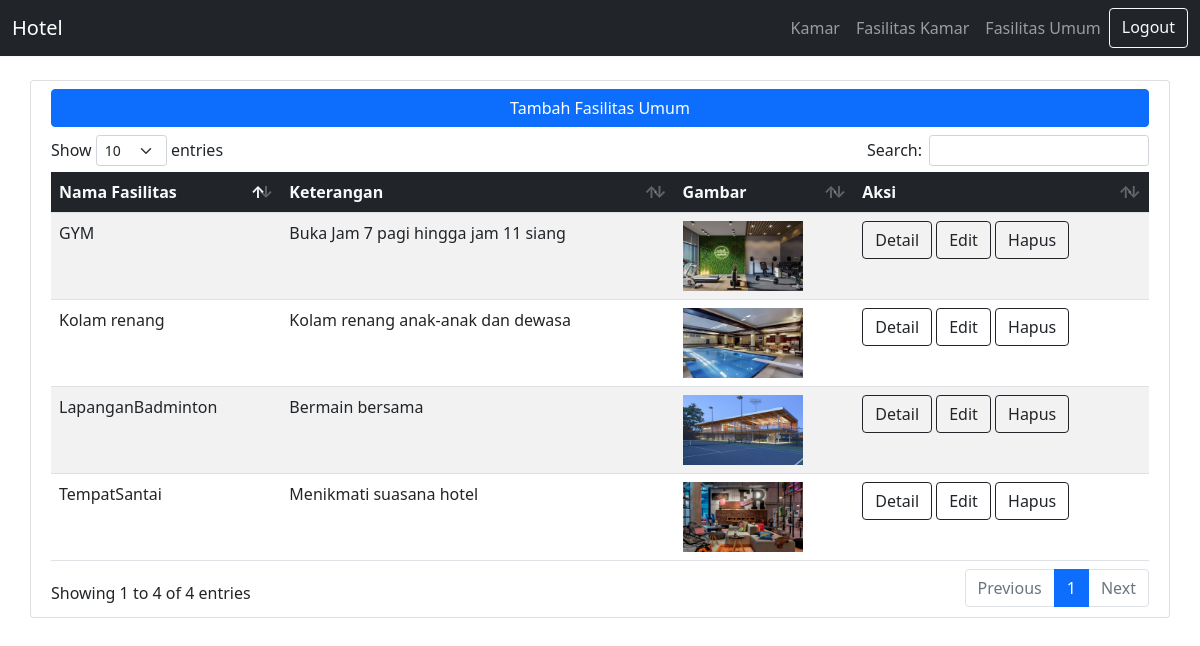
Page /admin/fasilitas_umum.php on the earlier database version.
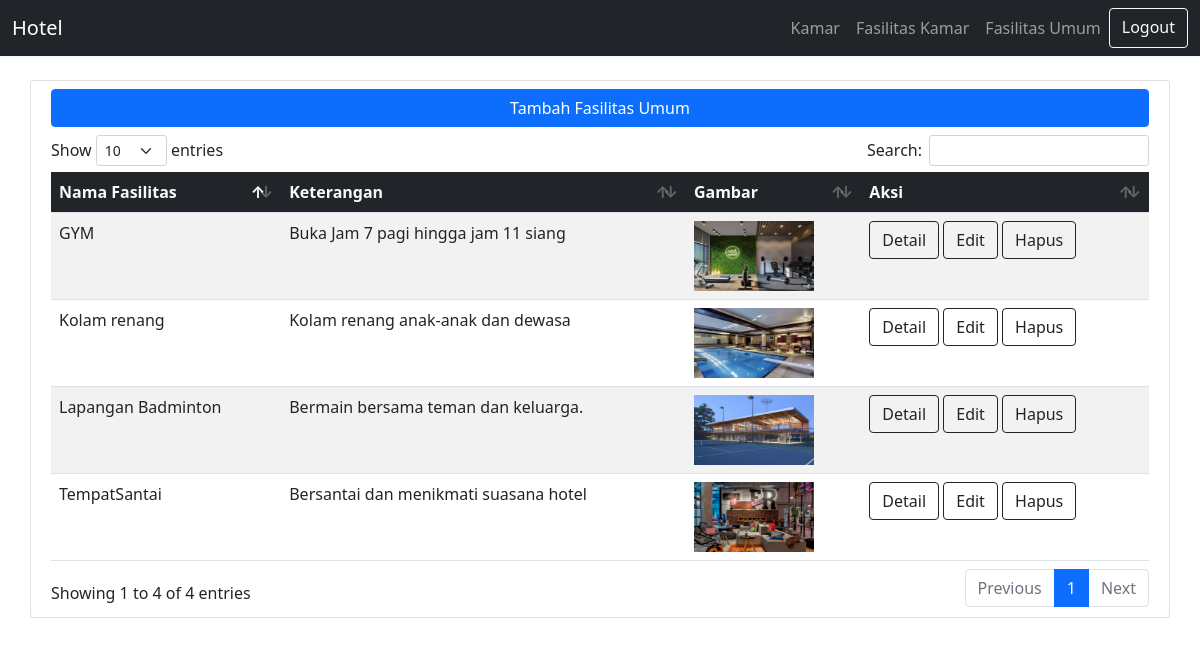
Same page on the later database version.
### tables this page shows
CREATE TABLE `fasilitas_umum` (
  `id` int(11) NOT NULL,
  `nama_fasilitas` varchar(50) NOT NULL,
  `keterangan` text NOT NULL,
  `gambar` varchar(100) NOT NULL
);

### admin/fasilitas_umum.php (the view, shortened to what this page needs)
<?php
$conn = mysqli_connect("localhost", "root", "", "hotel-hebat");
?>
<!DOCTYPE html>
<html lang="en">
<head>
  <link rel="stylesheet" href="../vendor/bootstrap.min.css">
  <link rel="stylesheet" href="../vendor/dataTables.bootstrap5.min.css">
</head>
<body style="margin-top: 80px;">
  <?php
  include './navbar.php'
  ?>
  <div class="card container">
    <div class="table-responsive p-2">
      <a href="tambah_fasilitas_umum.php" class="btn btn-primary mb-2 d-block">Tambah
        Fasilitas Umum</a>
      <table id="fasilitas-umum" class="table table-striped" style="width:100%">
        <thead class="bg-dark text-light">
          <tr>
            <th>Nama Fasilitas</th>
            <th>Keterangan</th>
            <th>Gambar</th>
            <th>Aksi</th>
          </tr>
        </thead>
        <tbody>
          <?php
          $resultFasilitasUmum = mysqli_query($conn, "SELECT * FROM fasilitas_umum");
          ?>
          <?php while ($rowFasilitasUmum = mysqli_fetch_assoc($resultFasilitasUmum)) : ?>
            <tr>
              <td><?= $rowFasilitasUmum['nama_fasilitas']; ?></td>
              <td><?= $rowFasilitasUmum['keterangan']; ?></td>
              <td><img src="../vendor/img/fasilitas_umum/<?= $rowFasilitasUmum['gambar']; ?>" alt="gambar" style="width: 120px; height: 70px;"></td>
              <td>
                <a href="detail_fasilitas_umum.php?id=<?= $rowFasilitasUmum['id']; ?>" class="btn btn-outline-dark">Detail</a>
                <a href="edit_fasilitas_umum.php?id=<?= $rowFasilitasUmum['id']; ?>" class="btn btn-outline-dark">Edit</a>
                <a href="hapus_fasilitas_umum.php?id=<?= $rowFasilitasUmum['id']; ?>" class="btn btn-outline-dark">Hapus</a>
              </td>
            </tr>
          <?php endwhile; ?>
        </tbody>
      </table>
    </div>
  </div>
</body>
</html>

Differences in the rows shown:
changed fasilitas_umum: nama_fasilitas "LapanganBadminton" → "Lapangan Badminton"; keterangan "Bermain bersama" → "Bermain bersama teman dan keluarga."
changed fasilitas_umum "TempatSantai": keterangan "Menikmati suasana hotel" → "Bersantai dan menikmati suasana hotel"
